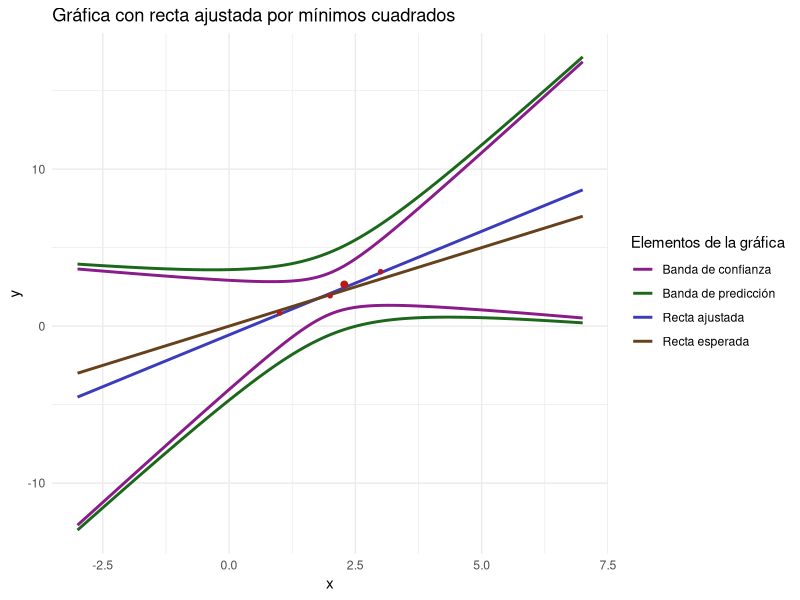

Write the R code that produced this figure.
## ---- chunk 1
#| message: false
library(tidyverse)
set.seed(123)
x_data <- c(1, 2, 3)
epsilon_data <- rnorm(3, mean = 0, sd = 0.3)
y_data <- x_data + epsilon_data
sample_data_tbl <- tibble(
  x = x_data,
  y = y_data
)
round(y_data,2)
## ---- chunk 2
model <- lm(y ~x, data = sample_data_tbl)
beta_hat <-coef(model)
y_hat <- fitted(model)
sse <- deviance(model)
beta_hat
y_hat
sse
## ---- chunk 3
#| fig-cap: "Ajuste por mínimos cuadrados"
#| fig-width:  10
#| fig-height: 5
#| message: false

x_band <- seq(-3, 7, length.out = 200)

x_0 <- runif(1,-3,7)
epsilon_0 <- rnorm(1, mean = 0, sd = 0.3)
y_0 <- x_0 + epsilon_0

new_data_tbl <- tibble(x = x_0, y = y_0)

confidence_upper <- function(X0){
  -0.56+1.32*X0+0.93*sqrt(2+3*(X0-2)*(X0-2))
}

confidence_lower <- function(X0){
  -0.56+1.32*X0-0.93*sqrt(2+3*(X0-2)*(X0-2))
}


prediction_upper <- function(X0){
  -0.56+1.32*X0+0.93*sqrt(8+3*(X0-2)*(X0-2))
}

prediction_lower <- function(X0){
  -0.56+1.32*X0-0.93*sqrt(8+3*(X0-2)*(X0-2))
}

adjusted_line <- function(X0){
  -0.56 + 1.32*X0
}

y_prediction_upper <- prediction_upper(x_band)
y_prediction_lower <- prediction_lower(x_band)
y_confidence_upper <- confidence_upper(x_band)
y_confidence_lower <- confidence_lower(x_band)
y_adjusted_line <- adjusted_line(x_band)

lines_tbl <- bind_rows(
  tibble(x = x_band, y = y_prediction_upper,
         type = "Banda de predicción", curve = "pred_sup"),
  tibble(x = x_band, y = y_prediction_lower,
         type = "Banda de predicción", curve = "pred_inf"),
  tibble(x = x_band, y = y_confidence_upper,
         type = "Banda de confianza", curve = "conf_sup"),
  tibble(x = x_band, y = y_confidence_lower,
         type = "Banda de confianza", curve = "conf_inf"),
  tibble(x = x_band, y = y_adjusted_line,
         type = "Recta ajustada",    curve = "ajustada"),
  tibble(x = x_band, y = x_band,
         type = "Recta esperada",    curve = "esperada")
)

sample_data_plot <- sample_data_tbl %>%
  ggplot(aes(x = x, y = y)) +
  geom_line(
    data = lines_tbl,
    aes(x = x, y = y, color = type, group = curve),
    linewidth = 1
  ) +
  scale_color_manual(
    values = c(
      "Banda de predicción" = "#1B681B",
      "Banda de confianza" = "#8A1B8A",
      "Recta ajustada"      = "#3B3BBB",
      "Recta esperada"      = "#67411B"
    )
  ) +
  geom_point(color = "#B31B1B", size = 1.2, alpha = 1) +
  geom_point(data = new_data_tbl, aes(x = x, y = y),color = "#B31B1B", size = 2, alpha = 1) +
  labs(
    title = "Gráfica con recta ajustada por mínimos cuadrados",
    x = "x",
    y = "y",
    color = "Elementos de la gráfica"
  ) +
  theme_minimal()

sample_data_plot
